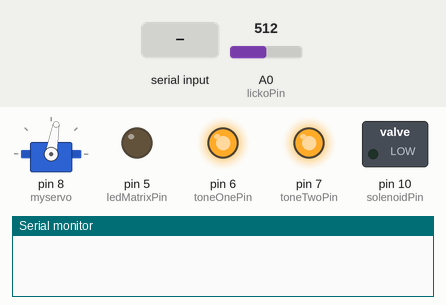
Recording of a sketch running on a simulated Arduino Uno, built with avr-gcc and run on an emulated ATmega328P. On the bench: servo, switched loads named in the sketch (green lamp = pin HIGH), output pins drawn as LEDs (lit = HIGH), the last lines printed to the serial monitor. The inputs (shaded band) are chosen by the test bench; at power-on: A0 (lickoPin) = 512. Random numbers use the default seed unless the sketch sets one.

Above: at 1.0 s.
1.1 s: byte 30 received over Serial
At 8.9 s:
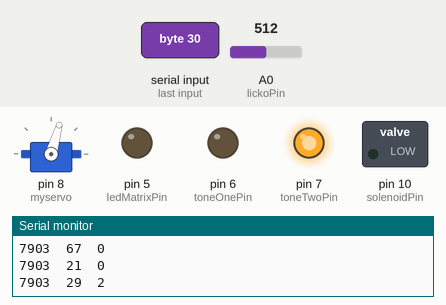
At 10.95 s:
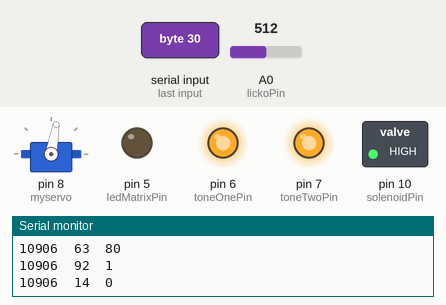
Timing chart, 0 to 12.4 s (numbered marks = the images above; inputs shaded):
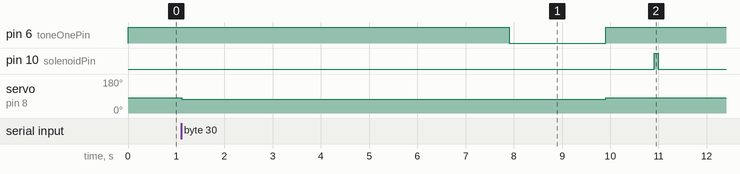

The sketch:

tt8.ino
```cpp
#include <Servo.h>
Servo myservo;  // create servo object to control a servo
// a maximum of eight servo objects can be created
int pos = 0;    // variable to store the servo position

///////////////////////////////////
// variables already defined //
///////////////////////////////////

int servoLowPos = 74;
int servoHighPos = 80;

const unsigned long rewardDeliveryDurationMsec = 90;

const int nLick1=3;
const int nLick2=5;

const int maxTrialNumber = 150;
const int maxRewardNumber=0;
unsigned long maxSessionDurationMsec = 3600000;

unsigned long toneDurationMsec          =  2000;
unsigned long afterToneDelayMsec        =  1;
unsigned long afterDecisionDelayMsec    = 1;
unsigned long reponsePeriodDurationMsec = 1000;
unsigned long consumptionPeriodMsec = 4000;
int toneOneFreq                         = 4000;
int toneTwoFreq                         = 8000;
unsigned long itiMinDurationMsec        = 6000;
unsigned long itiMaxDurationMsec        = 14000;
unsigned long lightDurationMsec         = 10000;

//////////////////////////////////////////////////////////
// DECLARATION OF STATEs AND EVENTS
//////////////////////////////////////////////////////////
const int stateITI                = 1;
const int stateToneOn             = 2;
const int stateDelayAfterTone     = 3;
const int stateResponsePeriod     = 4;
const int stateDelayAfterDecision = 5;
const int stateLightOn            = 6;
const int stateWaitingFirstLick   = 7;
const int stateIRI                = 8;
const int stateExpDone            = 9;


// 1: for Reward and 0 for Reward and Light
int trialType = 0;
int trialTypeSize = 300;
int trialTypeArray[300];

////////////////////////////////////////////////
const int ledVoltage_mv = 5000;


const int protocol = 1;

////////////////////////////////////////
// variables used by the program only //
////////////////////////////////////////

//to establish a connection with Processing
int incomingByte;
boolean processingIsReady=false;

int i_loop = 0;
int nb_loop = 10;
//Time Measurment
unsigned long currentTimeMsec = 0; // current time
unsigned long previousTimeMsec = 0; // current time
unsigned long SessionStartTime = 0;

unsigned long delay1 = 0;

// Arduino Digital Output-Pins
const int lickoPin     = A0;
const int servoPin     = 8;
const int toneOnePin   = 6;
const int toneTwoPin   = 7;
const int solenoidPin  = 10;
const int ledMatrixPin = 5;

const int evt_LICK = 1;
const int evt_EOD = 2; //End Of Delay

int state = 0;
int event = 0;

boolean expDone=false;
boolean quenchingDone = false;
boolean already_licking=false;
boolean led_is_on=false;
boolean response_made=false;
boolean lick_first_lick_happened=false;
unsigned long lastLickTime=0;
int nLicksDuringDecision = 0;
int nDrops = 0;
int lightIntensityPWM = 0;

//////////////////////////////////////////////////////////
int nTrials  = 0;
int nRewards = 0;
int nLights = 0;
int consumptionLickCounter = 0;

//-------------------------------------------
//TTL EVENT TYPE //SERIAL CODE FOR PROCESSING
//-------------------------------------------
//-------------------------------------------
//TTL EVENT TYPE //SERIAL CODE FOR PROCESSING
//-------------------------------------------
const int TTL_EVT_PROGRAM_VERSION          = 1;
const int TTL_EVT_MAX_TRIAL_NUMBER         = 2;
const int TTL_EVT_MAX_REWARD_NUMBER        = 3;
const int TTL_EVT_MAX_SESSION_DURATION     = 4;
const int TTL_EVT_EXPERIMENT_START         = 5;
const int TTL_EVT_EXPERIMENT_STOP          = 6;
const int TTL_EVT_TRIAL_START              = 7;
const int TTL_EVT_TRIAL_STOP               = 8;
const int TTL_EVT_ITI_ON                   = 9;
const int TTL_EVT_ITI_OFF                  = 10;
const int TTL_EVT_ITI_MIN                  = 11;
const int TTL_EVT_ITI_MAX                  = 12;
const int TTL_EVT_LICK                     = 13;
const int TTL_EVT_SOLENOID_ON              = 14;
const int TTL_EVT_SOLENOID_DURATION        = 15;
const int TTL_EVT_SOLENOID_OFF             = 16;
const int TTL_EVT_LED_ON                   = 17;
const int TTL_EVT_LED_PWM                  = 18;
const int TTL_EVT_LED_DURATION             = 19;
const int TTL_EVT_LED_OFF                  = 20;
const int TTL_EVT_TONE1_ON                 = 21;
const int TTL_EVT_TONE1_FREQ               = 22;
const int TTL_EVT_TONE1_DURATION           = 23;
const int TTL_EVT_TONE1_OFF                = 24;
const int TTL_EVT_TONE2_ON                 = 25;
const int TTL_EVT_TONE2_FREQ               = 26;
const int TTL_EVT_TONE2_DURATION           = 27;
const int TTL_EVT_TONE2_OFF                = 28;
const int TTL_EVT_STATE                    = 29;
const int TTL_EVT_EVENT                    = 30;
const int TTL_EVT_CORRECT_REPONSE          = 31;
const int TTL_EVT_INCORRECT_RESPONSE       = 32;
const int TTL_EVT_OMISSION                 = 33;
const int TTL_EVT_ITI_DURATION             = 34;
const int TTL_EVT_EOD                      = 35;
const int TTL_EVT_STIM_TYPE                = 36;
const int TTL_EVT_STIM_ON                  = 37;
const int TTL_EVT_STIM_DURATION            = 38;
const int TTL_EVT_STIM_OFF                 = 39;
const int TTL_EVT_BLOCK_SIZE               = 40;
const int TTL_EVT_THRESHOLD                = 41;
const int TTL_EVT_LIGHT_INTENSITY_START    = 42;
const int TTL_EVT_LIGHT_INTENSITY_STEP     = 43;
const int TTL_EVT_NOLIGHT_NTRIALS          = 44;

const int TTL_EVT_MEGA_STATE               = 45;
const int TTL_EVT_SLOW_SEARCH_STEP         = 46;
const int TTL_EVT_FAST_SEARCH_STEP         = 47;
const int TTL_EVT_BASELINE_THRESHOLD       = 48;
const int TTL_EVT_SLOW_SEARCH_THRESHOLD    = 49;
const int TTL_EVT_FAST_SEARCH_THRESHOLD    = 50;
const int TTL_EVT_BASELINE_SIZE            = 51;
const int TTL_EVT_SLOW_SEARCH_SIZE         = 52;
const int TTL_EVT_FAST_SEARCH_SIZE         = 53;
const int TTL_EVT_SLOW_SEARCH_STARTING_POINT = 54;
const int TTL_EVT_NSUCC_TEST = 55;

const int TTL_EVT_LED_VOLTAGE_MV = 56;
const int TTL_EVT_OFFER_ACCEPTED = 57;
const int TTL_EVT_OFFER_REJECTED = 58;
const int TTL_EVT_AFTERTONEDELAYMSEC = 59;
const int TTL_EVT_RESPONSEDURATIONMSEC = 60;

const int TTL_EVT_DELAYBEFORETONEMSEC = 61;
const int TTL_EVT_DELAYAFTEROFFERMSEC = 62;

const int TTL_EVT_SERVOPOSITION = 63;

const int TTL_EVT_AFTERDECISIONDELAYMSEC = 64;
const int TTL_EVT_CONSUMPTIONPERIODMSEC  = 65;
const int TTL_EVT_CONSUMPTIONLICKNUMBER  = 66;
const int TTL_EVT_TRIALTYPE              = 67;
const int TTL_EVT_MAXWAITFORFIRSTLICKMSEC = 68;

const int TTL_EVT_QUENCHINGPERIODMSEC  = 69;
const int TTL_EVT_QUENCHINGLICKNUMBER  = 70;
const int TTL_EVT_REST_ON  = 71;
const int TTL_EVT_QUENCHING_ON  = 72;
const int TTL_BLOCK_NUMBER = 73;
const int TTL_CURRENT_BLOCK_NUMBER = 74;

const int TTL_CUE_LIGHT_INTENSITY_1   = 75;
const int TTL_CUE_LIGHT_INTENSITY_2   = 76;
const int TTL_OFFER_LIGHT_INTENSITY_1 = 77;
const int TTL_OFFER_LIGHT_INTENSITY_2 = 78;
const int TTL_CUE_LIGHT_DURATION_1    = 79;
const int TTL_CUE_LIGHT_DURATION_2    = 80;
const int TTL_OFFER_LIGHT_DURATION_1  = 81;
const int TTL_OFFER_LIGHT_DURATION_2  = 82;

const int TTL_EVT_OPTO_ON                  =  83;
const int TTL_EVT_OPTO_OFF                 = 84;
const int TTL_EVT_OPTO_POWER               =  85;
const int TTL_EVT_OPTO_WAVELENGTH          =  86;

const int TTL_EVT_REWARD_DURATION_1  = 87;
const int TTL_EVT_REWARD_DURATION_2  = 88;

const int TTL_EVT_NLICK_TOT  = 89;
const int TTL_EVT_NLICK_CURRENT  = 90;

const int TTL_EVT_NLICK_DURING_DECISION    = 91;
const int TTL_EVT_NDROPS                   = 92;


void setup() {


  //Defines Inputs and Outputs
  pinMode(solenoidPin, OUTPUT);
  digitalWrite(solenoidPin, LOW);
  pinMode(toneOnePin, OUTPUT);
  digitalWrite(toneOnePin, HIGH);
  pinMode(toneTwoPin, OUTPUT);
  digitalWrite(toneTwoPin, HIGH);
  pinMode(ledMatrixPin, OUTPUT);
  digitalWrite(ledMatrixPin, LOW);


  randomSeed(analogRead(1));

  myservo.attach(8);  // attaches the servo on pin 8 to the servo object
  myservo.write(servoHighPos);

  initTrialTypeArray();
  populateTrialTypeArray();

  Serial.begin(115200);          //  creates serial communication at 115200 bauds
  EstablishContact();

  currentTimeMsec = millis();
  SessionStartTime = currentTimeMsec;
  i_loop = 0;

  // send parameters
  SendData(currentTimeMsec, TTL_EVT_PROGRAM_VERSION, protocol);
  SendData(currentTimeMsec, TTL_EVT_EXPERIMENT_START, 0);
  SendData(currentTimeMsec, TTL_EVT_ITI_MIN, itiMinDurationMsec);
  SendData(currentTimeMsec, TTL_EVT_ITI_MAX, itiMaxDurationMsec);
  SendData(currentTimeMsec, TTL_EVT_SOLENOID_DURATION, rewardDeliveryDurationMsec);
  SendData(currentTimeMsec, TTL_EVT_MAX_TRIAL_NUMBER, maxTrialNumber);
  SendData(currentTimeMsec, TTL_EVT_MAX_REWARD_NUMBER, maxRewardNumber);
  SendData(currentTimeMsec, TTL_EVT_MAX_SESSION_DURATION, (int)(maxSessionDurationMsec/1000));
  SendData(currentTimeMsec, TTL_EVT_TONE1_DURATION, toneDurationMsec);
  SendData(currentTimeMsec, TTL_EVT_TONE1_FREQ, toneOneFreq);
  SendData(currentTimeMsec, TTL_EVT_TONE2_DURATION, toneDurationMsec);
  SendData(currentTimeMsec, TTL_EVT_TONE2_FREQ, toneTwoFreq);
  SendData(currentTimeMsec, TTL_EVT_LED_VOLTAGE_MV, ledVoltage_mv);

  SendData(currentTimeMsec, TTL_EVT_AFTERTONEDELAYMSEC, (int)afterToneDelayMsec);
  SendData(currentTimeMsec, TTL_EVT_RESPONSEDURATIONMSEC, (int)reponsePeriodDurationMsec);
  SendData(currentTimeMsec, TTL_EVT_AFTERDECISIONDELAYMSEC, (int)afterDecisionDelayMsec);

  delay1 = random(itiMinDurationMsec,itiMaxDurationMsec);
  SendData(currentTimeMsec, TTL_EVT_ITI_ON, 0);
  SendData(currentTimeMsec, TTL_EVT_ITI_DURATION, delay1);
  delay1 = currentTimeMsec + delay1;
  state = stateITI;
  SendData(currentTimeMsec, TTL_EVT_STATE, state);

  SendData(currentTimeMsec, TTL_EVT_SERVOPOSITION, servoLowPos);
  myservo.write(servoLowPos);

}


void loop()
{
  currentTimeMsec = millis();
  event = 0;
  //////////////////////////////////////////////////////////////////////////////////////////
  if (event == 0)
  {
    detect_EOD();
  }
  //////////////////////////////////////////////////////////////////////////////////////////
  if (event == 0)
  {
    detect_LICK();
  }
  //////////////////////////////////////////////////////////////////////////////////////////

  switch (state)
  {
  case stateITI :
    switch (event)
    {
    case evt_EOD :
      SendData(currentTimeMsec, TTL_EVT_ITI_OFF, delay1);
      expDone = checkIfExpDone();
      if(expDone)
      {
        state=stateExpDone;
        SendData(currentTimeMsec, TTL_EVT_STATE, state);
        SendData(currentTimeMsec, TTL_EVT_EXPERIMENT_STOP, 0);
      }
      else
      {
        if (state<stateExpDone)
        {
          nTrials++;
          SendData(currentTimeMsec, TTL_EVT_TRIAL_START, nTrials);
          trialType=trialTypeArray[nTrials-1];
          SendData(currentTimeMsec, TTL_EVT_TRIALTYPE, trialType);

          if (trialType==0)
          {
            SendData(currentTimeMsec, TTL_EVT_TONE1_ON, 0);
            digitalWrite(toneOnePin, LOW);
          }
          else
          {
            SendData(currentTimeMsec, TTL_EVT_TONE2_ON, 0);
            digitalWrite(toneTwoPin, LOW);
          }
          delay1 = toneDurationMsec + currentTimeMsec;
          state=stateToneOn;
          SendData(currentTimeMsec, TTL_EVT_STATE, state);
        }
      }
      break;
    }
    break;

  case stateToneOn:
    switch (event)
    {
    case evt_EOD :
      if (trialType==0)
      {
        SendData(currentTimeMsec, TTL_EVT_TONE1_OFF, 0);
        digitalWrite(toneOnePin, HIGH);
      }
      else
      {
        SendData(currentTimeMsec, TTL_EVT_TONE2_OFF, 0);
        digitalWrite(toneTwoPin, HIGH);
      }
      state = stateDelayAfterTone;
      delay1 = currentTimeMsec + afterToneDelayMsec;
      SendData(currentTimeMsec, TTL_EVT_STATE, state);
      break;
    }
    break;

  case stateDelayAfterTone:
    switch (event)
    {
    case evt_EOD :
      state = stateResponsePeriod;
      nLicksDuringDecision=0;
      delay1 = reponsePeriodDurationMsec;
      delay1 = delay1 + currentTimeMsec;
      SendData(currentTimeMsec, TTL_EVT_STATE, state);
      SendData(currentTimeMsec, TTL_EVT_SERVOPOSITION, servoHighPos);
      myservo.write(servoHighPos);
      response_made=false;
      break;
    }
    break;

  case stateResponsePeriod:
    switch (event)
    {
    case evt_EOD :
      SendData(currentTimeMsec, TTL_EVT_NLICK_DURING_DECISION, nLicksDuringDecision);
      if (trialType==0)
      {
          nDrops=getDropNumber(nLicksDuringDecision,nLick1,nLick2);
      }
      else
      {
         lightIntensityPWM=getLightIntensity(nLicksDuringDecision,nLick1,nLick2);
      }
      SendData(currentTimeMsec, TTL_EVT_SERVOPOSITION, servoLowPos);
      myservo.write(servoLowPos);
      delay1 = currentTimeMsec + afterDecisionDelayMsec;
      state = stateDelayAfterDecision;
      SendData(currentTimeMsec, TTL_EVT_STATE, state);
      break;

    case evt_LICK :
      nLicksDuringDecision++;
      break;
    }
    break;

  case stateDelayAfterDecision:
    switch (event)
    {
    case evt_EOD :
      SendData(currentTimeMsec, TTL_EVT_SERVOPOSITION, servoHighPos);
      myservo.write(servoHighPos);
      if (trialType==0)
      {
        SendData(currentTimeMsec, TTL_EVT_NDROPS, nDrops);
        SendData(currentTimeMsec,  TTL_EVT_SOLENOID_ON, 0);
        digitalWrite(solenoidPin, HIGH);
        delay(rewardDeliveryDurationMsec);
        digitalWrite(solenoidPin, LOW);
        SendData(currentTimeMsec,  TTL_EVT_SOLENOID_OFF, 0);
        nDrops--;
        state = stateWaitingFirstLick;
        SendData(currentTimeMsec, TTL_EVT_STATE, state);
      }
      else
      {
        SendData(currentTimeMsec, TTL_EVT_LED_ON, 0);
        SendData(currentTimeMsec, TTL_EVT_LED_PWM, lightIntensityPWM);
        SendData(currentTimeMsec, TTL_EVT_LED_DURATION, (int)lightDurationMsec);
        analogWrite(ledMatrixPin,lightIntensityPWM);
        delay1 = lightDurationMsec + currentTimeMsec;
        state = stateLightOn;
        SendData(currentTimeMsec, TTL_EVT_STATE, state);
      }
      nLicksDuringDecision=0;
      break;
    }
    break;

  case stateLightOn:
    switch (event)
    {
    case evt_EOD :
      analogWrite(ledMatrixPin,0);
      SendData(currentTimeMsec, TTL_EVT_LED_OFF, 0);
      SendData(currentTimeMsec, TTL_EVT_SERVOPOSITION, servoLowPos);
      myservo.write(servoLowPos);
      delay1 = random(itiMinDurationMsec,itiMaxDurationMsec);
      SendData(currentTimeMsec, TTL_EVT_ITI_ON, 0);
      SendData(currentTimeMsec, TTL_EVT_ITI_DURATION, delay1);
      delay1 = currentTimeMsec + delay1;
      state = stateITI;
      SendData(currentTimeMsec, TTL_EVT_STATE, state);
      break;
    }
    break;

  case stateWaitingFirstLick:
    switch (event)
    {
    case evt_LICK :
      delay1 = consumptionPeriodMsec + currentTimeMsec;
      state = stateIRI;
      SendData(currentTimeMsec, TTL_EVT_STATE, state);
      break;

    }
    break;

  case stateIRI:
    switch (event)
    {
    case evt_EOD :
      if (nDrops>0)
      {
        SendData(currentTimeMsec,  TTL_EVT_SOLENOID_ON, 0);
        digitalWrite(solenoidPin, HIGH);
        delay(rewardDeliveryDurationMsec);
        digitalWrite(solenoidPin, LOW);
        SendData(currentTimeMsec,  TTL_EVT_SOLENOID_OFF, 0);
        nDrops--;
        state = stateWaitingFirstLick;
        SendData(currentTimeMsec, TTL_EVT_STATE, state);
      }
      else
      {
        SendData(currentTimeMsec, TTL_EVT_SERVOPOSITION, servoLowPos);
        myservo.write(servoLowPos);
        delay1 = random(itiMinDurationMsec,itiMaxDurationMsec);
        SendData(currentTimeMsec, TTL_EVT_ITI_ON, 0);
        SendData(currentTimeMsec, TTL_EVT_ITI_DURATION, delay1);
        delay1 = currentTimeMsec + delay1;
        state = stateITI;
        SendData(currentTimeMsec, TTL_EVT_STATE, state);
      }
      break;
    }
    break;

  case stateExpDone:  // 10: End of experiment
    delay(3600000);
    break;
  }

  //////////////////

  previousTimeMsec = currentTimeMsec;

  i_loop++;
}

/////////////////////////////////////////////////////////////////////////////////////////////////////////////////////////////////
// aditional functions
/////////////////////////////////////////////////////////////////////////////////////////////////////////////////////////////////
void EstablishContact() {
  while (!Serial) {
    ; // wait for serial port to connect. Needed for native USB
  }

  while (!processingIsReady){
    if (Serial.available() > 0) {
      incomingByte = Serial.read();
      Serial.println("Let's Go!");
      processingIsReady=true;
    }
  }
}

////////////////////////////////////////////////////////////////////////////////////////////////////////////////////////////////////////////////////////////
boolean checkIfExpDone()
{
  boolean retVal=false;

  if(maxTrialNumber>0)
  {
    if(nTrials>=maxTrialNumber)
    {
      retVal=true;
    }
  }
  if(maxRewardNumber>0)
  {
    if(nRewards>=maxRewardNumber)
    {
      retVal=true;
    }
  }
  if(maxSessionDurationMsec>0)
  {
    if(currentTimeMsec>=(maxSessionDurationMsec+SessionStartTime))
    {
      retVal=true;
    }
  }

  return retVal;
}

/////////////////////////////////////////////////////////////////////////////////////////////////////////////////////////////////
// To send behavioral data using the usb port
// this data will be received by procesggin (or java) and printed in a file
// the format of the sent data is always time (msec), tabulation, code describing the value,
// tabulation  the value itself
void SendData(unsigned long time_, int code_, int val_)
{
  Serial.print(time_);delayMicroseconds(10);
  Serial.print("\t");delayMicroseconds(10);
  Serial.print(code_);delayMicroseconds(10);
  Serial.print("\t");delayMicroseconds(10);
  Serial.println(val_);delayMicroseconds(10);
}


////////////////////////////////////////////////////////////////////////////////////////////////////////////////////////////////////////////////////////////
void detect_EOD()
{
  if (delay1)
  {
    if (currentTimeMsec >= delay1)
    {
      delay1 = 0;
      event = evt_EOD;
      SendData(currentTimeMsec, TTL_EVT_EOD, evt_EOD);
    }
  }
}
////////////////////////////////////////////////////////////////////////////////////////////////////////////////////////////////////////////////////////////
void detect_LICK()
{
  int v = analogRead(lickoPin);
  if(v>500)
  {
    if (already_licking==false)
    {
      if (currentTimeMsec>(lastLickTime+5))
      {
        event = evt_LICK;
        SendData(currentTimeMsec, TTL_EVT_LICK, v);
        lastLickTime=currentTimeMsec;
      }
    }
    already_licking=true;
  }
  if(v<400)
  {
    already_licking=false;
  }
}
////////////////////////////////////////////////////////////////////////////////////////////////////////////////////////////////////////////////////////////
void populateTrialTypeArray()
{
  int i;
  for (i = 0; i < trialTypeSize; i++) {
    trialTypeArray[i]=random(2);
  }
}
////////////////////////////////////////////////////////////////////////////////////////////////////////////////////////////////////////////////////////////
void initTrialTypeArray()
{
  int i;
  for (i = 0; i < trialTypeSize; i++) {
    trialTypeArray[i]=0;
  }
}
////////////////////////////////////////////////////////////////////////////////////////////////////////////////////////////////////////////////////////////
void printTrialTypeArray()
{
  int i;
  for (i = 0; i < trialTypeSize; i++) {
    Serial.print(F("tt["));
    Serial.print(i);
    Serial.print(F("]="));
    Serial.println(trialTypeArray[i]);
  }
}
////////////////////////////////////////////////////////////////////////////////////////////////////////////////////////////////////////////////////////////
int getDropNumber(int nLicksDuringDecision_,int nLick1_,int nLick2_)
{
  int nDrops_=0;
  if (nLicksDuringDecision_ < nLick1_)
  {
    nDrops_=1;
  }
  else
  {
    if (nLicksDuringDecision_ < nLick2_)
    {
      nDrops_=3;
    }
    else
    {
      nDrops_=6;
    }
  }
  return(nDrops_);
}

////////////////////////////////////////////////////////////////////////////////////////////////////////////////////////////////////////////////////////////
int getLightIntensity(int nLicksDuringDecision_,int nLick1_,int nLick2_)
{
  int lightIntensity_=0;
  if (nLicksDuringDecision_ < nLick1_)
  {
    lightIntensity_=1;//10 lux
  }
  else
  {
    if (nLicksDuringDecision_ < nLick2_)
    {
      lightIntensity_=21;//60 lux
    }
    else
    {
      lightIntensity_=100;//600 lux
    }
  }
  return(lightIntensity_);
}
```

Measured:
- after the input at 1.1 s, pin 6 (toneOnePin): HIGH → LOW after 6.8 s, → HIGH 2.0 s later; pin 10 (solenoidPin): LOW → HIGH after 9.8 s, → LOW 0.09 s later; servo on pin 8 (myservo): 80° → 74° at once, → 80° 8.8 s later
